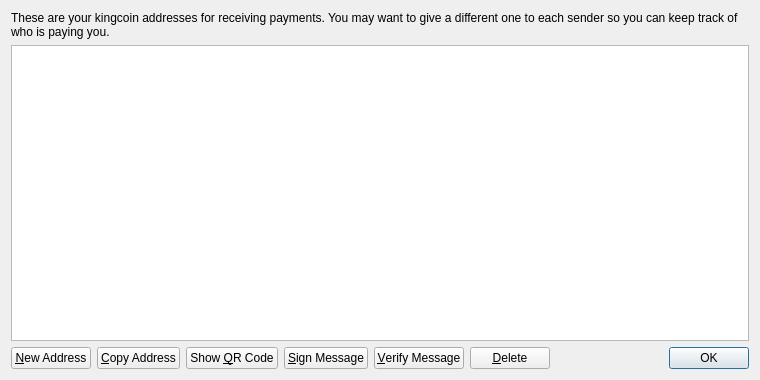
<?xml version="1.0" encoding="UTF-8"?>
<ui version="4.0">
 <class>AddressBookPage</class>
 <widget class="QWidget" name="AddressBookPage">
  <property name="geometry">
   <rect>
    <x>0</x>
    <y>0</y>
    <width>760</width>
    <height>380</height>
   </rect>
  </property>
  <property name="windowTitle">
   <string>Address Book</string>
  </property>
  <layout class="QVBoxLayout" name="verticalLayout">
   <item>
    <widget class="QLabel" name="labelExplanation">
     <property name="text">
      <string>These are your kingcoin addresses for receiving payments. You may want to give a different one to each sender so you can keep track of who is paying you.</string>
     </property>
     <property name="textFormat">
      <enum>Qt::PlainText</enum>
     </property>
     <property name="wordWrap">
      <bool>true</bool>
     </property>
    </widget>
   </item>
   <item>
    <widget class="QTableView" name="tableView">
     <property name="contextMenuPolicy">
      <enum>Qt::CustomContextMenu</enum>
     </property>
     <property name="toolTip">
      <string>Double-click to edit address or label</string>
     </property>
     <property name="tabKeyNavigation">
      <bool>false</bool>
     </property>
     <property name="alternatingRowColors">
      <bool>true</bool>
     </property>
     <property name="selectionMode">
      <enum>QAbstractItemView::SingleSelection</enum>
     </property>
     <property name="selectionBehavior">
      <enum>QAbstractItemView::SelectRows</enum>
     </property>
     <property name="sortingEnabled">
      <bool>true</bool>
     </property>
     <attribute name="verticalHeaderVisible">
      <bool>false</bool>
     </attribute>
    </widget>
   </item>
   <item>
    <layout class="QHBoxLayout" name="horizontalLayout">
     <item>
      <widget class="QPushButton" name="newAddressButton">
       <property name="toolTip">
        <string>Create a new address</string>
       </property>
       <property name="text">
        <string>&amp;New Address</string>
       </property>
       <property name="icon">
        <iconset resource="../bitcoin.qrc">
         <normaloff>:/icons/add</normaloff>:/icons/add</iconset>
       </property>
      </widget>
     </item>
     <item>
      <widget class="QPushButton" name="copyToClipboard">
       <property name="toolTip">
        <string>Copy the currently selected address to the system clipboard</string>
       </property>
       <property name="text">
        <string>&amp;Copy Address</string>
       </property>
       <property name="icon">
        <iconset resource="../bitcoin.qrc">
         <normaloff>:/icons/editcopy</normaloff>:/icons/editcopy</iconset>
       </property>
      </widget>
     </item>
     <item>
      <widget class="QPushButton" name="showQRCode">
       <property name="text">
        <string>Show &amp;QR Code</string>
       </property>
       <property name="icon">
        <iconset resource="../bitcoin.qrc">
         <normaloff>:/icons/qrcode</normaloff>:/icons/qrcode</iconset>
       </property>
      </widget>
     </item>
     <item>
      <widget class="QPushButton" name="signMessage">
       <property name="toolTip">
        <string>Sign a message to prove you own a Bitcoin address</string>
       </property>
       <property name="text">
        <string>&amp;Sign Message</string>
       </property>
       <property name="icon">
        <iconset resource="../bitcoin.qrc">
         <normaloff>:/icons/edit</normaloff>:/icons/edit</iconset>
       </property>
      </widget>
     </item>
     <item>
      <widget class="QPushButton" name="verifyMessage">
       <property name="toolTip">
        <string>Verify a message to ensure it was signed with a specified Bitcoin address</string>
       </property>
       <property name="text">
        <string>&amp;Verify Message</string>
       </property>
       <property name="icon">
        <iconset resource="../bitcoin.qrc">
         <normaloff>:/icons/transaction_0</normaloff>:/icons/transaction_0</iconset>
       </property>
      </widget>
     </item>
     <item>
      <widget class="QPushButton" name="deleteButton">
       <property name="toolTip">
        <string>Delete the currently selected address from the list. Only sending addresses can be deleted.</string>
       </property>
       <property name="text">
        <string>&amp;Delete</string>
       </property>
       <property name="icon">
        <iconset resource="../bitcoin.qrc">
         <normaloff>:/icons/remove</normaloff>:/icons/remove</iconset>
       </property>
      </widget>
     </item>
     <item>
      <spacer name="horizontalSpacer">
       <property name="orientation">
        <enum>Qt::Horizontal</enum>
       </property>
       <property name="sizeHint" stdset="0">
        <size>
         <width>40</width>
         <height>20</height>
        </size>
       </property>
      </spacer>
     </item>
     <item>
      <widget class="QDialogButtonBox" name="buttonBox">
       <property name="sizePolicy">
        <sizepolicy hsizetype="Maximum" vsizetype="Fixed">
         <horstretch>0</horstretch>
         <verstretch>0</verstretch>
        </sizepolicy>
       </property>
       <property name="standardButtons">
        <set>QDialogButtonBox::Ok</set>
       </property>
      </widget>
     </item>
    </layout>
   </item>
  </layout>
 </widget>
 <resources>
  <include location="../bitcoin.qrc"/>
 </resources>
 <connections/>
</ui>
